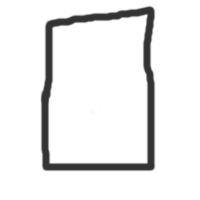
#> input picture image_processing/pixel.png, 200 x 200 px, found by its file name
$ python hafta_07_dilation.py
#> lines starting #> are read from the running program, lines starting #| are printed output that depends on the picture; after the words box and inside, x2 and y2 are one past the last pixel; in counts of white or black regions, pixels touching at a corner belong together
#> further down, img_1 is the input picture: shape (200, 200, 3) float32; min 0.2, max 1, mean 0.928
#!/usr/bin/python3
# created by cicek on Nov 20, 2020 6:05 PM

# dilation - genişletme(sulandırma)
'''
resmin içindeki objeyi kenarlarına doğru genişletiyor.
arka plan 0 ise resmin kenarlarındaki 0 ları 1 yapar

'''

import matplotlib.pyplot as plt
import math
import numpy as np


def convert_rgb_to_monochrome_bw(image_1, threshold=100.0):
#> called with threshold = 0.5
    img_1 = image_1
    img_2 = np.zeros((img_1.shape[0], img_1.shape[1]))

    for i in range(img_2.shape[0]):
        for j in range(img_2.shape[1]):
            if (img_1[i, j, 0] / 3 + img_1[i, j, 1] / 3 + img_1[i, j, 1] / 3) > threshold:
                img_2[i, j] = 0
            else:
                img_2[i, j] = 1
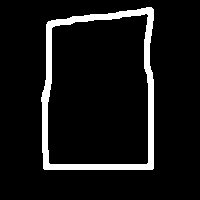
#> img_2: shape (200, 200) float64; values 0 (black) and 1 (white), 7.9% white; 1 white region, box (x1, y1, x2, y2) and area: (41, 7, 154, 170) 3148
    return img_2


def m_f_0_and(l1, l2):
    n = len(l1)
    s = []
    for i in range(n):
        a = l1[i] and l2[i]
        s.append(a)
    return s


def m_f_1_and_or_or(l1, operator=0):
    if operator:
        if 1 in l1:
            s1 = 1
        else:
            s1 = 0
    else:
        if 0 in l1:
            s1 = 0
        else:
            s1 = 1

    return s1


def m_f_2_combine(l1, l2, op=0):
    a = m_f_0_and(l1, l2)
    return m_f_1_and_or_or(a, op)


def define_mask_1():
    mask_1 = [[1, 1, 1], [1, 1, 1], [1, 1, 1]]
    return mask_1


def define_mask_2():
    mask_1 = [[0, 0, 0], [0, 0, 0], [0, 0, 0]]
    return mask_1


def my_dilation(img__1, mask):
    m = img__1.shape[0]  # 100
#> m = 200
    n = img__1.shape[1]  # 100
#> n = 200
    img__2 = np.zeros((m, n), dtype='uint8')

    for i in range(1, m - 1):  # padding
        for j in range(1, n - 1):
            # apply mask_1 for dilation
            x_1 = img__1[i, j] == mask[1][1]

            x_2 = img__1[i - 1, j - 1] == mask[0][0]
            x_3 = img__1[i - 1, j] == mask[0][1]
            x_4 = img__1[i - 1, j + 1] == mask[0][2]

            x_5 = img__1[i + 1, j - 1] == mask[2][0]
            x_6 = img__1[i + 1, j] == mask[2][1]
            x_7 = img__1[i + 1, j + 1] == mask[2][2]

            x_8 = img__1[i, j - 1] == mask[1][0]
            x_9 = img__1[i, j + 1] == mask[1][2]

            result_1 = x_1 or x_2 or x_3 or x_4 or x_5
            result_2 = x_6 or x_7 or x_8 or x_9

            result = result_1 or result_2

            img__2[i, j] = result
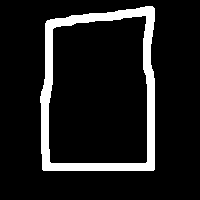
#> img__2: shape (200, 200); values 0 (black) and 1 (white), 10.5% white; 1 white region, box (x1, y1, x2, y2) and area: (40, 6, 155, 171) 4216

    return img__2


# list_1 = [0, 0, 1, 0, 1]  # mask
# list_2 = [1, 1, 1, 1, 1]  # block
# # image_or = (list_1[0] and list_2[0]) or (list_1[1] and list_2[1]) or (list_1[2] and list_2[2])
# # print(image_or)  # 1
#
# # a = m_f_0_and(list_1, list_2)
# # print(m_f_1_and_or_or(a))
#
# a = m_f_2_combine(list_1, list_2, 1)
# print(a)  # 1

path_file = r"/home/cicek/PycharmProjects/image_processing/pixel.png"
img_1 = plt.imread(path_file)

img_2 = convert_rgb_to_monochrome_bw(img_1, 0.5)

img_3 = my_dilation(img_2, define_mask_1())

plt.subplot(1, 3, 1), plt.imshow(img_1)
plt.subplot(1, 3, 2), plt.imshow(img_2, cmap='gray')
plt.subplot(1, 3, 3), plt.imshow(img_3, cmap='gray')
plt.show()  # dilation_3d.png
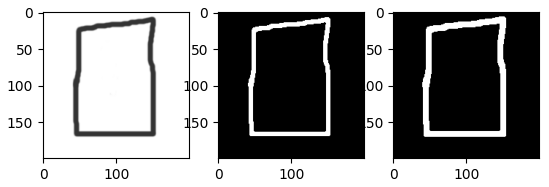
#> figure drawn by matplotlib, 3 panels

$ run again, with image_processing/dilation_3d.png copied over image_processing/pixel.png
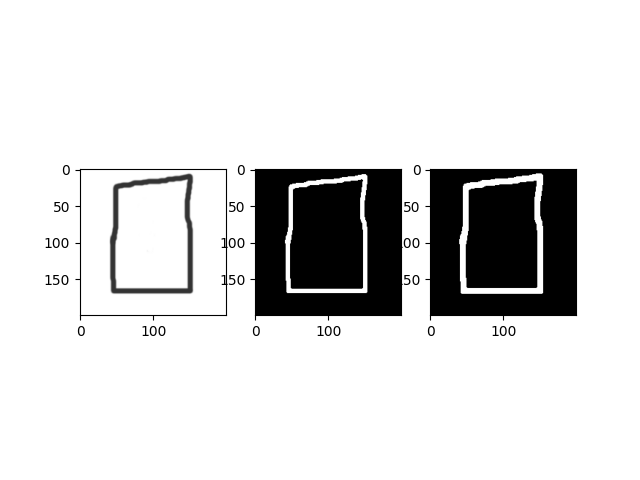
#> input picture image_processing/dilation_3d.png, 640 x 480 px, found by its file name
#> img_1 is the input picture: shape (480, 640, 4) float32; mean R, G, B, A 0.861, 0.861, 0.861, 1
#> after the loop in convert_rgb_to_monochrome_bw, `for i in range(img_2.shape[0]):`:
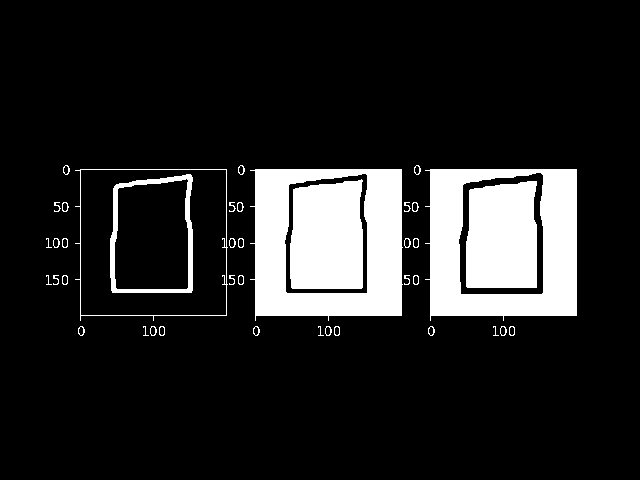
#> img_2: shape (480, 640) float64; values 0 (black) and 1 (white), 13.9% white; 41 white regions (5 under 20 px), largest, box (x1, y1, x2, y2) and area: (250, 169, 403, 321) 12643, (425, 169, 577, 321) 12279, (290, 179, 363, 289) 7404
#> `plt.show()`:
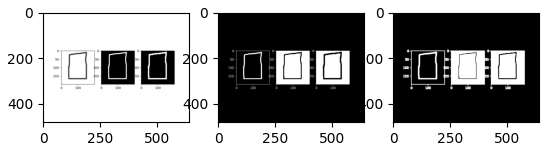
#> figure drawn by matplotlib, 3 panels
